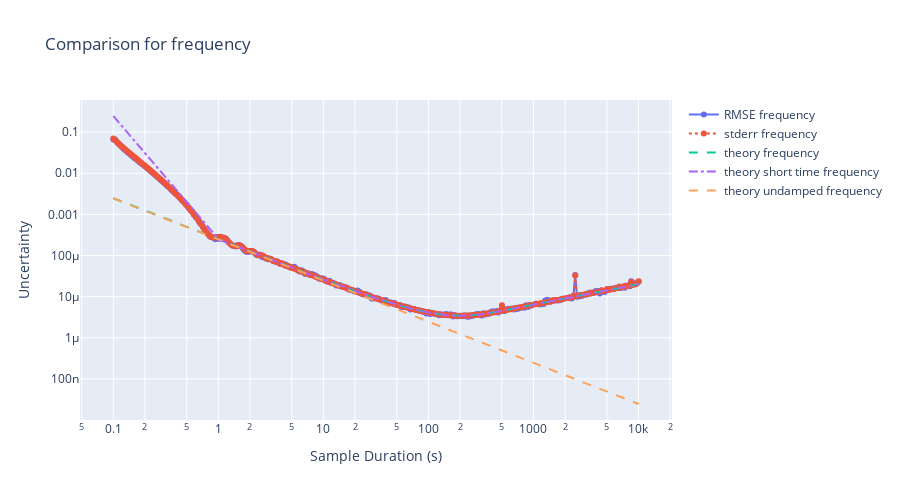
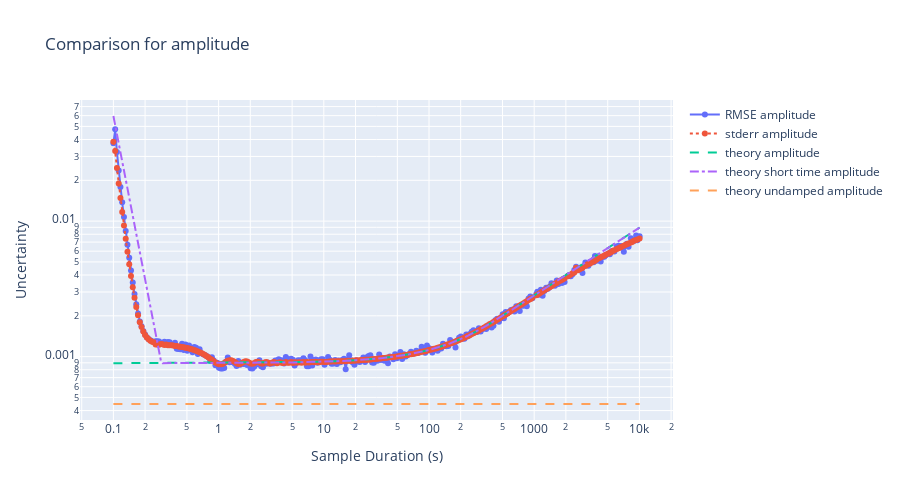
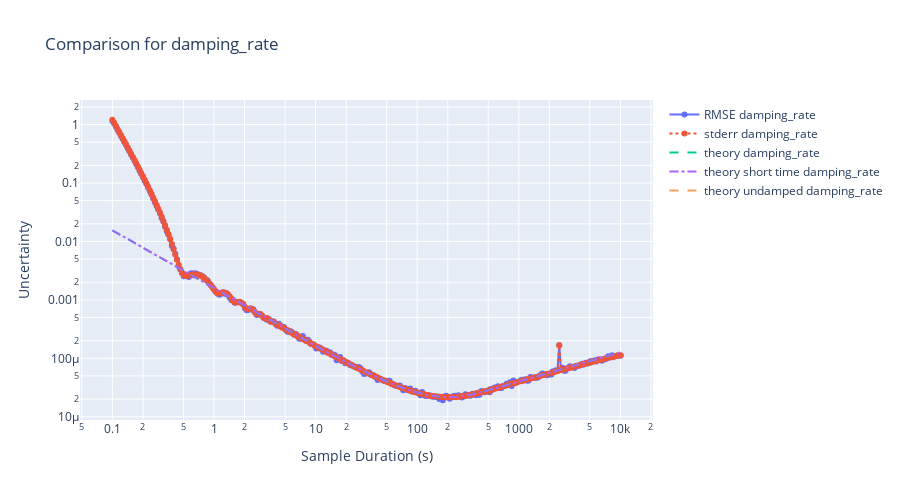
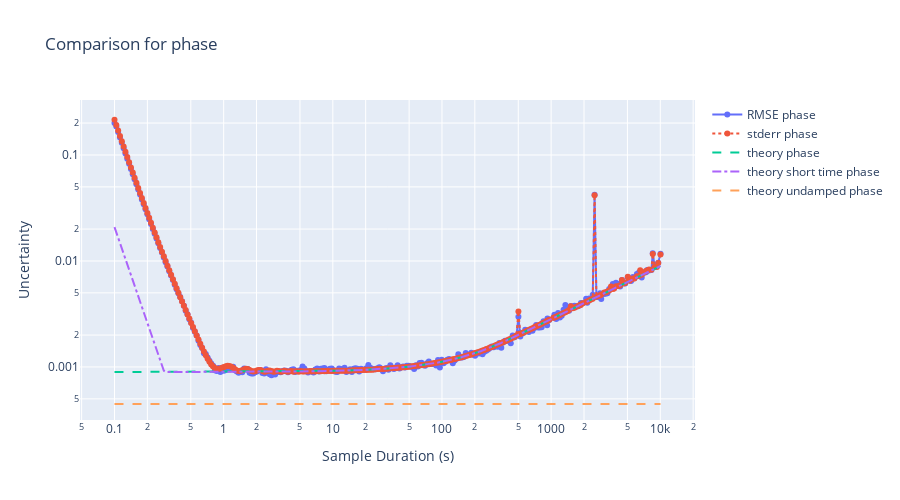

Here is the notebook cell these charts were saved with, in order:
### Code cell
import anal_fit_err
import importlib
import dataclasses

importlib.reload(anal_fit_err)

# Generate theoretical predictions
theory_undamped_curves = {
    "amplitude": [],
    "frequency": [],
    "phase": [],
    "damping_rate": [],
}

theory_curves = {"amplitude": [], "frequency": [], "phase": [], "damping_rate": []}

theory_short_time_curves = {
    "amplitude": [],
    "frequency": [],
    "phase": [],
    "damping_rate": [],
}

for this_duration in durations:
    est = anal_fit_err.analy_err_in_fit_damp_sine(
        amplitude=true_params["amplitude"],
        samp_num=num_points,
        samp_time=this_duration,
        sigma_obs=noise_scale,
        damp_rate=true_params["damping_rate"],
    )
    theory_curves["amplitude"].append(est.amplitude)
    theory_curves["frequency"].append(est.frequency)
    theory_curves["phase"].append(est.phase)
    theory_curves["damping_rate"].append(est.damping_rate)

    est = anal_fit_err.analy_err_in_fit_cw_sine(
        amplitude=true_params["amplitude"],
        samp_num=num_points,
        samp_time=this_duration,
        sigma_obs=noise_scale,
    )
    theory_undamped_curves["amplitude"].append(est.amplitude)
    theory_undamped_curves["frequency"].append(est.frequency)
    theory_undamped_curves["phase"].append(est.phase)
    theory_undamped_curves["damping_rate"].append(np.nan)

    est = anal_fit_err.analy_err_in_fit_damp_sine_short_analytic(
        amplitude=true_params["amplitude"],
        frequency=true_params["frequency"],
        samp_num=num_points,
        samp_time=this_duration,
        sigma_obs=noise_scale,
        damp_rate=true_params["damping_rate"],
        phase=true_params["phase"],
    )
    theory_short_time_curves["amplitude"].append(est.amplitude)
    theory_short_time_curves["frequency"].append(est.frequency)
    theory_short_time_curves["phase"].append(est.phase)
    theory_short_time_curves["damping_rate"].append(est.damping_rate)


for key in true_params:
    fig = go.Figure()
    fig.add_trace(
        go.Scatter(
            x=durations, y=rmse_results[key], mode="lines+markers", name=f"RMSE {key}"
        )
    )
    fig.add_trace(
        go.Scatter(
            x=durations,
            y=stderr_results[key],
            mode="lines+markers",
            name=f"stderr {key}",
            line=dict(dash="dot"),
        )
    )
    fig.add_trace(
        go.Scatter(
            x=durations,
            y=theory_curves[key],
            mode="lines",
            name=f"theory {key}",
            line=dict(dash="dash"),
        )
    )

    fig.add_trace(
        go.Scatter(
            x=durations,
            y=theory_short_time_curves[key],
            mode="lines",
            name=f"theory short time {key}",
            line=dict(dash="dashdot"),
        )
    )

    fig.add_trace(
        go.Scatter(
            x=durations,
            y=theory_undamped_curves[key],
            mode="lines",
            name=f"theory undamped {key}",
            line=dict(dash="dash"),
        )
    )

    fig.update_layout(
        title=f"Comparison for {key}",
        xaxis_title="Sample Duration (s)",
        yaxis_title="Uncertainty",
        width=900,
        height=500,
        yaxis_type="log",
        xaxis_type="log",
    )
    fig.show()

### Figure 1 — Plotly figure (JSON) as saved in the notebook; plotly's stock layout.template omitted (floating-point values rounded to 4 significant figures; data arrays with more than 128 entries replaced by an {"elided": "..."} marker saying what was removed)
{"data": [{"mode": "lines+markers", "name": "RMSE frequency", "type": "scatter", "x": {"elided": "300 float values"}, "y": {"elided": "300 float values"}}, {"line": {"dash": "dot"}, "mode": "lines+markers", "name": "stderr frequency", "type": "scatter", "x": {"elided": "300 float values"}, "y": {"elided": "300 float values"}}, {"line": {"dash": "dash"}, "mode": "lines", "name": "theory frequency", "type": "scatter", "x": {"elided": "300 float values"}, "y": {"elided": "300 float values"}}, {"line": {"dash": "dashdot"}, "mode": "lines", "name": "theory short time frequency", "type": "scatter", "x": {"elided": "300 float values"}, "y": {"elided": "300 float values"}}, {"line": {"dash": "dash"}, "mode": "lines", "name": "theory undamped frequency", "type": "scatter", "x": {"elided": "300 float values"}, "y": {"elided": "300 float values"}}], "layout": {"height": 500, "title": {"text": "Comparison for frequency"}, "width": 900, "xaxis": {"title": {"text": "Sample Duration (s)"}, "type": "log"}, "yaxis": {"title": {"text": "Uncertainty"}, "type": "log"}}}

### Figure 2 — Plotly figure (JSON) as saved in the notebook; plotly's stock layout.template omitted (floating-point values rounded to 4 significant figures; data arrays with more than 128 entries replaced by an {"elided": "..."} marker saying what was removed)
{"data": [{"mode": "lines+markers", "name": "RMSE amplitude", "type": "scatter", "x": {"elided": "300 float values"}, "y": {"elided": "300 float values"}}, {"line": {"dash": "dot"}, "mode": "lines+markers", "name": "stderr amplitude", "type": "scatter", "x": {"elided": "300 float values"}, "y": {"elided": "300 float values"}}, {"line": {"dash": "dash"}, "mode": "lines", "name": "theory amplitude", "type": "scatter", "x": {"elided": "300 float values"}, "y": {"elided": "300 float values"}}, {"line": {"dash": "dashdot"}, "mode": "lines", "name": "theory short time amplitude", "type": "scatter", "x": {"elided": "300 float values"}, "y": {"elided": "300 float values"}}, {"line": {"dash": "dash"}, "mode": "lines", "name": "theory undamped amplitude", "type": "scatter", "x": {"elided": "300 float values"}, "y": {"elided": "300 float values"}}], "layout": {"height": 500, "title": {"text": "Comparison for amplitude"}, "width": 900, "xaxis": {"title": {"text": "Sample Duration (s)"}, "type": "log"}, "yaxis": {"title": {"text": "Uncertainty"}, "type": "log"}}}

### Figure 3 — Plotly figure (JSON) as saved in the notebook; plotly's stock layout.template omitted (floating-point values rounded to 4 significant figures; data arrays with more than 128 entries replaced by an {"elided": "..."} marker saying what was removed)
{"data": [{"mode": "lines+markers", "name": "RMSE damping_rate", "type": "scatter", "x": {"elided": "300 float values"}, "y": {"elided": "300 float values"}}, {"line": {"dash": "dot"}, "mode": "lines+markers", "name": "stderr damping_rate", "type": "scatter", "x": {"elided": "300 float values"}, "y": {"elided": "300 float values"}}, {"line": {"dash": "dash"}, "mode": "lines", "name": "theory damping_rate", "type": "scatter", "x": {"elided": "300 float values"}, "y": {"elided": "300 float values"}}, {"line": {"dash": "dashdot"}, "mode": "lines", "name": "theory short time damping_rate", "type": "scatter", "x": {"elided": "300 float values"}, "y": {"elided": "300 float values"}}, {"line": {"dash": "dash"}, "mode": "lines", "name": "theory undamped damping_rate", "type": "scatter", "x": {"elided": "300 float values"}, "y": {"elided": "300 null values"}}], "layout": {"height": 500, "title": {"text": "Comparison for damping_rate"}, "width": 900, "xaxis": {"title": {"text": "Sample Duration (s)"}, "type": "log"}, "yaxis": {"title": {"text": "Uncertainty"}, "type": "log"}}}

### Figure 4 — Plotly figure (JSON) as saved in the notebook; plotly's stock layout.template omitted (floating-point values rounded to 4 significant figures; data arrays with more than 128 entries replaced by an {"elided": "..."} marker saying what was removed)
{"data": [{"mode": "lines+markers", "name": "RMSE phase", "type": "scatter", "x": {"elided": "300 float values"}, "y": {"elided": "300 float values"}}, {"line": {"dash": "dot"}, "mode": "lines+markers", "name": "stderr phase", "type": "scatter", "x": {"elided": "300 float values"}, "y": {"elided": "300 float values"}}, {"line": {"dash": "dash"}, "mode": "lines", "name": "theory phase", "type": "scatter", "x": {"elided": "300 float values"}, "y": {"elided": "300 float values"}}, {"line": {"dash": "dashdot"}, "mode": "lines", "name": "theory short time phase", "type": "scatter", "x": {"elided": "300 float values"}, "y": {"elided": "300 float values"}}, {"line": {"dash": "dash"}, "mode": "lines", "name": "theory undamped phase", "type": "scatter", "x": {"elided": "300 float values"}, "y": {"elided": "300 float values"}}], "layout": {"height": 500, "title": {"text": "Comparison for phase"}, "width": 900, "xaxis": {"title": {"text": "Sample Duration (s)"}, "type": "log"}, "yaxis": {"title": {"text": "Uncertainty"}, "type": "log"}}}
